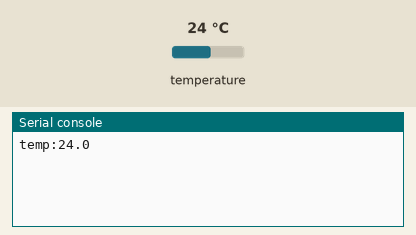
This program was run on a simulated Pycom board running MicroPython. On the bench: the last lines printed to the serial console. Inputs (shaded band) come from the test bench; at power-on: temperature 24 °C.

Above: at 1.2 s.
1.3 s: temperature set to 12 °C
At 7.0 s:
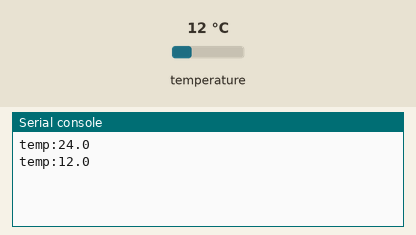
7.6 s: temperature set to 19 °C
At 12.3 s:
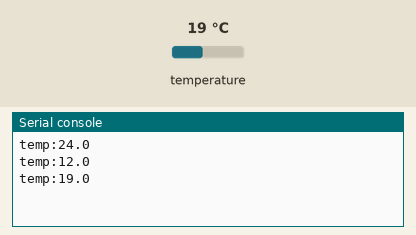
Timing chart, 0 to 13.8 s (numbered marks = the images above; inputs shaded):
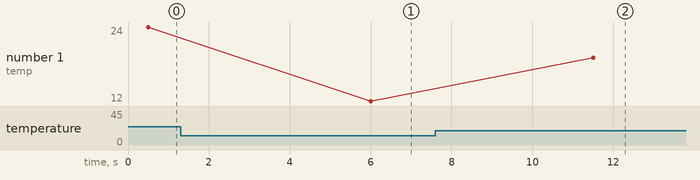

The program:

temp_light.py
```python
from network import Sigfox
import socket
import time
from pysense import Pysense

from SI7006A20 import SI7006A20

from LTR329ALS01 import LTR329ALS01

py = Pysense()

si = SI7006A20(py)

lt = LTR329ALS01(py)


# init Sigfox for RCZ1 (Europe)
sigfox = Sigfox(mode=Sigfox.SIGFOX, rcz=Sigfox.RCZ1)

# create a Sigfox socket
s = socket.socket(socket.AF_SIGFOX, socket.SOCK_RAW)

# make the socket blocking
s.setblocking(True)

# configure it as uplink only
s.setsockopt(socket.SOL_SIGFOX, socket.SO_RX, False)

while True:
    message = "temp:"+str(si.temperature())
    print(message)
    time.sleep(5)
```

Measured:
- after the input at 1.3 s, the serial console: prints a new line after 4.7 s (image 1)
- after the input at 7.6 s, the serial console: prints a new line after 3.9 s (image 2)
- plotted number 1: 24 → 12 after the input at 1.3 s, 12 → 19 after the input at 7.6 s
